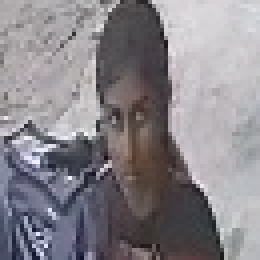
#> input picture backend/debug_cctv/crop_16_190_330.jpg, 65 x 65 px (shown 4 times larger)
$ python -i extract_frames.py   (imports and definitions only)   (older library calls are emulated)
#> lines starting #> are read from the running program, lines starting #| are printed output that depends on the picture
#> further down, picture is the input picture: shape (65, 65, 3); mean B, G, R 138.2, 132.7, 136.5
# utils/extract_frames.py
# CCTV-optimized frame extractor with quality filtering

import cv2
import numpy as np


def is_blurry(frame, threshold=120.0):
    """Return True if frame is blurry (detect blur using Laplacian variance)."""
    gray = cv2.cvtColor(frame, cv2.COLOR_BGR2GRAY)
    score = cv2.Laplacian(gray, cv2.CV_64F).var()
    return score < threshold


def enhance_cctv_frame(frame):
    """Fix brightness, contrast, and noise."""
    lab = cv2.cvtColor(frame, cv2.COLOR_BGR2LAB)
#> lab: shape (65, 65, 3); mean of channels 0, 1, 2 140.5, 130.7, 125.6
    l, a, b = cv2.split(lab)
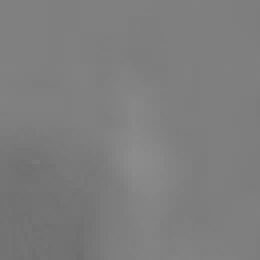
#> b: shape (65, 65) (shown 4 times larger); min 110, max 140, mean 125.6

    # CLAHE improves visibility in dark CCTV
    clahe = cv2.createCLAHE(clipLimit=2.5, tileGridSize=(8, 8))
    l = clahe.apply(l)
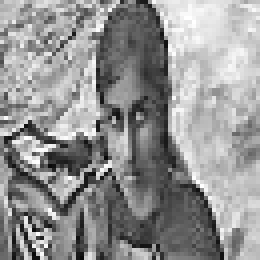
#> l: shape (65, 65) (shown 4 times larger); min 7, max 255, mean 146.5

    enhanced = cv2.merge((l, a, b))
#> enhanced: shape (65, 65, 3); mean of channels 0, 1, 2 146.5, 130.7, 125.6
    enhanced = cv2.cvtColor(enhanced, cv2.COLOR_LAB2BGR)
    return enhanced

# utils/extract_frames.py
import cv2

def extract_frames_batch(video_path, frame_interval=20, max_frames=60):
    frames = []
    cap = cv2.VideoCapture(video_path)

    index = 0
    while cap.isOpened() and len(frames) < max_frames:
        ret, frame = cap.read()
        if not ret:
            break

        if index % frame_interval == 0:
            frames.append(frame)

        index += 1

    cap.release()
    return frames


def is_valid_video_file(path):
    return path.lower().endswith((".mp4", ".avi", ".mov", ".mkv"))


def is_valid_image_file(path):
    return path.lower().endswith((".jpg", ".jpeg", ".png"))


def load_image(path):
    img = cv2.imread(path)
    if img is not None:
        img = enhance_cctv_frame(img)   # preprocess images too
    return img

>>> import cv2
>>> picture = cv2.imread('../debug_cctv/crop_16_190_330.jpg')
>>> result = enhance_cctv_frame(picture)

$ run again, on backend/debug_cctv/crop_17_143_406.jpg
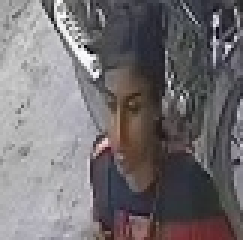
#> input picture backend/debug_cctv/crop_17_143_406.jpg, 81 x 80 px (shown 3 times larger)
#> picture is the input picture: shape (80, 81, 3); mean B, G, R 113.9, 111.2, 115.4
#> lab: shape (80, 81, 3); mean of channels 0, 1, 2 118.5, 130.4, 127.2
#> in enhance_cctv_frame, `l, a, b = cv2.split(lab)`:
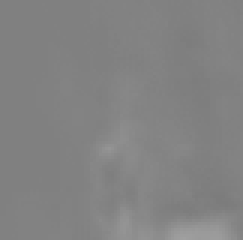
#> a: shape (80, 81) (shown 3 times larger); min 124, max 160, mean 130.4
#> in enhance_cctv_frame, `enhanced = cv2.cvtColor(enhanced, cv2.COLOR_LAB2BGR)`:
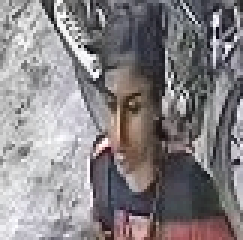
#> enhanced: shape (80, 81, 3) (shown 3 times larger); mean B, G, R 132.6, 129.9, 134.3

$ run again, on backend/debug_cctv/crop_22_237_369.jpg
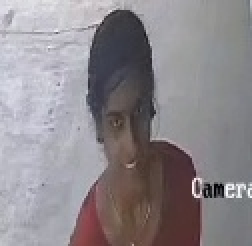
#> input picture backend/debug_cctv/crop_22_237_369.jpg, 126 x 123 px (shown 2 times larger)
#> picture is the input picture: shape (123, 126, 3); mean B, G, R 140.3, 136, 141.3
#> lab: shape (123, 126, 3); mean of channels 0, 1, 2 144.6, 131.1, 126.7
#> in enhance_cctv_frame, `l, a, b = cv2.split(lab)`:
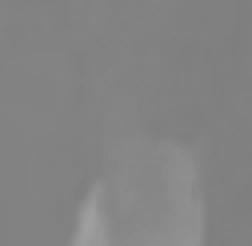
#> a: shape (123, 126) (shown 2 times larger); min 125, max 159, mean 131.1
#> in enhance_cctv_frame, `enhanced = cv2.cvtColor(enhanced, cv2.COLOR_LAB2BGR)`:
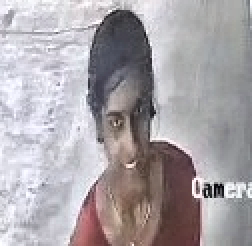
#> enhanced: shape (123, 126, 3) (shown 2 times larger); mean B, G, R 168.2, 164, 169.6

$ run again, on backend/debug_cctv/crop_30_234_252.jpg
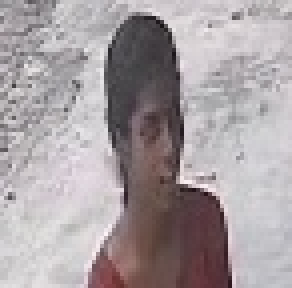
#> input picture backend/debug_cctv/crop_30_234_252.jpg, 73 x 72 px (shown 4 times larger)
#> picture is the input picture: shape (72, 73, 3); mean B, G, R 161.9, 159, 167.3
#> lab: shape (72, 73, 3); mean of channels 0, 1, 2 167.3, 131.8, 127.9
#> in enhance_cctv_frame, `l, a, b = cv2.split(lab)`:
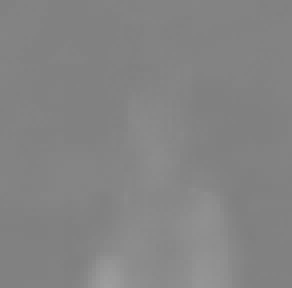
#> a: shape (72, 73) (shown 4 times larger); min 127, max 157, mean 131.8
#> in enhance_cctv_frame, `enhanced = cv2.cvtColor(enhanced, cv2.COLOR_LAB2BGR)`:
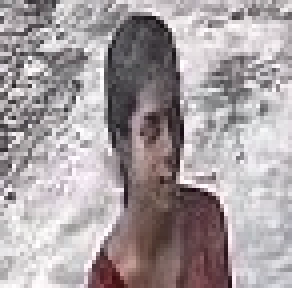
#> enhanced: shape (72, 73, 3) (shown 4 times larger); mean B, G, R 160.9, 158.3, 166.7
